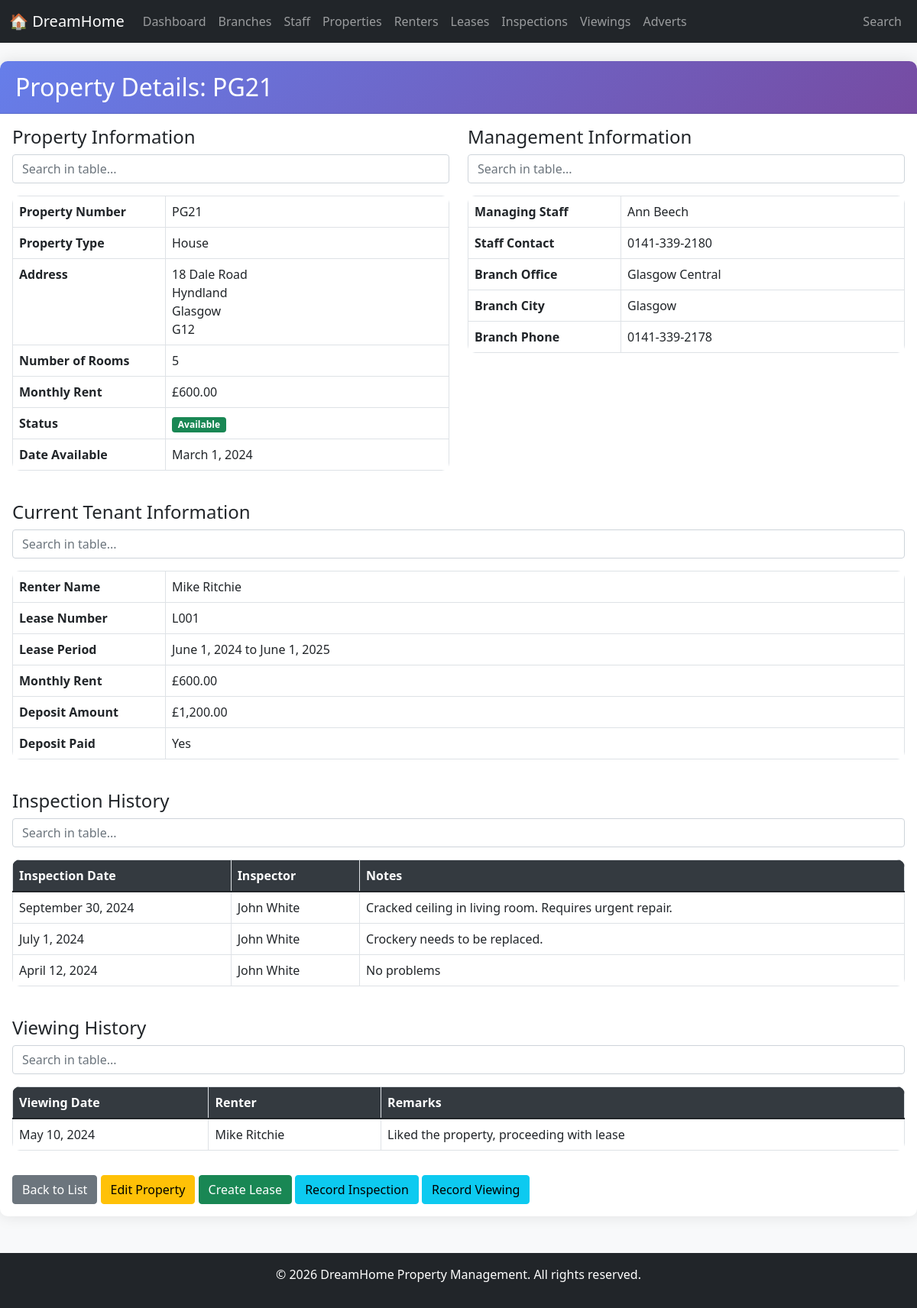
The page /pages/properties/view.php?property_no=PG21 on the database its author committed.
### tables this page shows
CREATE TABLE Property (
    PropertyNo VARCHAR(10) PRIMARY KEY,
    StreetName VARCHAR(100) NOT NULL,
    District VARCHAR(50),
    City VARCHAR(50) NOT NULL,
    PostCode VARCHAR(20),
    PropertyType VARCHAR(30),
    Rooms INT,
    RentAmount DECIMAL(10,2),
    StaffNo VARCHAR(10),
    BranchNo VARCHAR(10) NOT NULL,
    Status ENUM('Available','Rented','Withdrawn') DEFAULT 'Available',
    DateAvailable DATE,
    CONSTRAINT chk_rent CHECK (RentAmount > 0),
    CONSTRAINT chk_rooms CHECK (Rooms > 0),
    FOREIGN KEY (StaffNo) REFERENCES Staff(StaffNo)
        ON UPDATE CASCADE ON DELETE SET NULL,
    FOREIGN KEY (BranchNo) REFERENCES Branch(BranchNo)
        ON UPDATE CASCADE ON DELETE RESTRICT
);

CREATE TABLE Staff (
    StaffNo VARCHAR(10) PRIMARY KEY,
    FName VARCHAR(50) NOT NULL,
    LName VARCHAR(50) NOT NULL,
    Address VARCHAR(200),
    Phone VARCHAR(20),
    Email VARCHAR(100),
    Gender CHAR(1),
    BirthDate DATE,
    NationalID VARCHAR(20),
    JobTitle VARCHAR(50) NOT NULL,
    Salary DECIMAL(10,2) NOT NULL,
    HireDate DATE NOT NULL,
    BranchNo VARCHAR(10) NOT NULL,
    CONSTRAINT chk_salary CHECK (Salary > 0),
    FOREIGN KEY (BranchNo) REFERENCES Branch(BranchNo)
        ON UPDATE CASCADE ON DELETE RESTRICT
);

CREATE TABLE Branch (
    BranchNo VARCHAR(10) PRIMARY KEY,
    BranchName VARCHAR(100) NOT NULL,
    Street VARCHAR(100),
    Area VARCHAR(100),
    City VARCHAR(100) NOT NULL,
    PostCode VARCHAR(20),
    ContactNo VARCHAR(20),
    Email VARCHAR(100)
);

CREATE TABLE Lease (
    LeaseNo VARCHAR(10) PRIMARY KEY,
    PropertyNo VARCHAR(10) NOT NULL,
    RenterNo VARCHAR(10) NOT NULL,
    StaffNo VARCHAR(10),
    Rent DECIMAL(10,2) NOT NULL,
    DepositAmount DECIMAL(10,2),
    IsDepositPaid BOOLEAN DEFAULT FALSE,
    StartDate DATE NOT NULL,
    EndDate DATE NOT NULL,
    LeaseDuration INT,
    PaymentMethod VARCHAR(50),
    Status ENUM('Active','Expired','Terminated') DEFAULT 'Active',
    CONSTRAINT chk_lease_dates CHECK (EndDate > StartDate),
    FOREIGN KEY (PropertyNo) REFERENCES Property(PropertyNo)
        ON UPDATE CASCADE ON DELETE RESTRICT,
    FOREIGN KEY (RenterNo) REFERENCES Renter(RenterNo)
        ON UPDATE CASCADE ON DELETE RESTRICT,
    FOREIGN KEY (StaffNo) REFERENCES Staff(StaffNo)
        ON UPDATE CASCADE ON DELETE SET NULL
);

CREATE TABLE Inspection (
    InspectionID INT AUTO_INCREMENT PRIMARY KEY,
    PropertyNo VARCHAR(10) NOT NULL,
    StaffNo VARCHAR(10) NOT NULL,
    InspectDate DATE NOT NULL,
    Notes TEXT,
    FOREIGN KEY (PropertyNo) REFERENCES Property(PropertyNo)
        ON UPDATE CASCADE ON DELETE CASCADE,
    FOREIGN KEY (StaffNo) REFERENCES Staff(StaffNo)
        ON UPDATE CASCADE ON DELETE RESTRICT
);

CREATE TABLE Viewing (
    ViewingID INT AUTO_INCREMENT PRIMARY KEY,
    PropertyNo VARCHAR(10) NOT NULL,
    RenterNo VARCHAR(10) NOT NULL,
    ViewDate DATE NOT NULL,
    Remarks TEXT,
    FOREIGN KEY (PropertyNo) REFERENCES Property(PropertyNo)
        ON UPDATE CASCADE ON DELETE CASCADE,
    FOREIGN KEY (RenterNo) REFERENCES Renter(RenterNo)
        ON UPDATE CASCADE ON DELETE CASCADE
);

### config/database.php (called while the page is built, shortened)
<?php
function formatDate($dateString) {
    $timestamp = strtotime($dateString);
    return date('F j, Y', $timestamp);
}
function formatMoney($amount) {
    return '£' . number_format((float)$amount, 2);
}
?>

### pages/properties/view.php (the view, shortened to what this page needs)
<?php
include '../../includes/header.php';
$database = new Database();
$db = $database->getConnection();
$property_no = $_GET['property_no'];
$sql = "SELECT p.*,
        CONCAT(s.FName, ' ', s.LName) as manager_name, s.Phone as manager_phone,
        b.BranchName as branch_name, b.City as branch_city, b.ContactNo as branch_phone
        FROM Property p
        LEFT JOIN Staff s ON p.StaffNo = s.StaffNo
        LEFT JOIN Branch b ON p.BranchNo = b.BranchNo
        WHERE p.PropertyNo = :property_no";
$stmt = $db->prepare($sql);
$stmt->bindParam(':property_no', $property_no);
$stmt->execute();
$property = $stmt->fetch(PDO::FETCH_ASSOC);
$lease_sql = "SELECT l.*, CONCAT(r.FName, ' ', r.LName) as renter_name
              FROM Lease l
              LEFT JOIN Renter r ON l.RenterNo = r.RenterNo
              WHERE l.PropertyNo = :property_no AND l.Status = 'Active'
              ORDER BY l.StartDate DESC LIMIT 1";
$lease_stmt = $db->prepare($lease_sql);
$lease_stmt->bindParam(':property_no', $property_no);
$lease_stmt->execute();
$current_lease = $lease_stmt->fetch(PDO::FETCH_ASSOC);
$inspection_sql = "SELECT i.*, CONCAT(s.FName, ' ', s.LName) as inspector_name
                   FROM Inspection i
                   JOIN Staff s ON i.StaffNo = s.StaffNo
                   WHERE i.PropertyNo = :property_no
                   ORDER BY i.InspectDate DESC";
$inspection_stmt = $db->prepare($inspection_sql);
$inspection_stmt->bindParam(':property_no', $property_no);
$inspection_stmt->execute();
$inspections = $inspection_stmt->fetchAll(PDO::FETCH_ASSOC);
$viewing_sql = "SELECT v.*, CONCAT(r.FName, ' ', r.LName) as renter_name
                FROM Viewing v
                JOIN Renter r ON v.RenterNo = r.RenterNo
                WHERE v.PropertyNo = :property_no
                ORDER BY v.ViewDate DESC";
$viewing_stmt = $db->prepare($viewing_sql);
$viewing_stmt->bindParam(':property_no', $property_no);
$viewing_stmt->execute();
$viewings = $viewing_stmt->fetchAll(PDO::FETCH_ASSOC);
?>
<div class="card">
    <div class="card-header">
        <h2 class="mb-0">Property Details: <?php echo $property['PropertyNo']; ?></h2>
    </div>
    <div class="card-body">
        <div class="row">
            <div class="col-md-6">
                <h4>Property Information</h4>
                <table class="table table-bordered">
                    <tr><th width="200">Property Number</th><td><?php echo $property['PropertyNo']; ?></td></tr>
                    <tr><th>Property Type</th><td><?php echo $property['PropertyType']; ?></td></tr>
                    <tr><th>Address</th><td>
                        <?php echo $property['StreetName']; ?><br>
                        <?php if ($property['District']): echo $property['District'] . '<br>'; endif; ?>
                        <?php echo $property['City']; ?><br>
                        <?php echo $property['PostCode']; ?>
                    </td></tr>
                    <tr><th>Number of Rooms</th><td><?php echo $property['Rooms']; ?></td></tr>
                    <tr><th>Monthly Rent</th><td><?php echo formatMoney($property['RentAmount']); ?></td></tr>
                    <tr><th>Status</th><td>
                        <?php if ($property['Status'] == 'Available'): ?>
                            <span class="badge bg-success">Available</span>
                        <?php elseif ($property['Status'] == 'Rented'): ?>
                            <span class="badge bg-warning">Rented</span>
                        <?php else: ?>
                            <span class="badge bg-secondary">Withdrawn</span>
                        <?php endif; ?>
                    </td></tr>
                    <?php if ($property['DateAvailable']): ?>
                    <tr><th>Date Available</th><td><?php echo formatDate($property['DateAvailable']); ?></td></tr>
                    <?php endif; ?>
                </table>
            </div>
            <div class="col-md-6">
                <h4>Management Information</h4>
                <table class="table table-bordered">
                    <tr><th width="200">Managing Staff</th><td><?php echo $property['manager_name'] ?: 'Not Assigned'; ?></td></tr>
                    <tr><th>Staff Contact</th><td><?php echo $property['manager_phone'] ?: 'N/A'; ?></td></tr>
                    <tr><th>Branch Office</th><td><?php echo $property['branch_name']; ?></td></tr>
                    <tr><th>Branch City</th><td><?php echo $property['branch_city']; ?></td></tr>
                    <tr><th>Branch Phone</th><td><?php echo $property['branch_phone']; ?></td></tr>
                </table>
            </div>
        </div>
        <?php if ($current_lease): ?>
        <div class="row mt-4">
            <div class="col-12">
                <h4>Current Tenant Information</h4>
                <table class="table table-bordered">
                    <tr><th width="200">Renter Name</th><td><?php echo $current_lease['renter_name']; ?></td></tr>
                    <tr><th>Lease Number</th><td><?php echo $current_lease['LeaseNo']; ?></td></tr>
                    <tr><th>Lease Period</th><td><?php echo formatDate($current_lease['StartDate']); ?> to <?php echo formatDate($current_lease['EndDate']); ?></td></tr>
                    <tr><th>Monthly Rent</th><td><?php echo formatMoney($current_lease['Rent']); ?></td></tr>
                    <tr><th>Deposit Amount</th><td><?php echo formatMoney($current_lease['DepositAmount']); ?></td></tr>
                    <tr><th>Deposit Paid</th><td><?php echo $current_lease['IsDepositPaid'] ? 'Yes' : 'No'; ?></td></tr>
                </table>
            </div>
        </div>
        <?php endif; ?>
        <?php if (count($inspections) > 0): ?>
        <div class="row mt-4">
            <div class="col-12">
                <h4>Inspection History</h4>
                <table class="table table-bordered">
                    <thead>
                        <tr><th>Inspection Date</th><th>Inspector</th><th>Notes</th> </thead>
                    <tbody>
                        <?php foreach ($inspections as $inspection): ?>
                        <tr>
                            <td><?php echo formatDate($inspection['InspectDate']); ?></td>
                            <td><?php echo $inspection['inspector_name']; ?></td>
                            <td><?php echo nl2br($inspection['Notes']); ?></td>
                        </tr>
                        <?php endforeach; ?>
                    </tbody>
                </table>
            </div>
        </div>
        <?php endif; ?>
        <?php if (count($viewings) > 0): ?>
        <div class="row mt-4">
            <div class="col-12">
                <h4>Viewing History</h4>
                <table class="table table-bordered">
                    <thead>
                        <tr><th>Viewing Date</th><th>Renter</th><th>Remarks</th> </thead>
                    <tbody>
                        <?php foreach ($viewings as $viewing): ?>
                        <tr>
                            <td><?php echo formatDate($viewing['ViewDate']); ?></td>
                            <td><?php echo $viewing['renter_name']; ?></td>
                            <td><?php echo nl2br($viewing['Remarks']); ?></td>
                        </tr>
                        <?php endforeach; ?>
                    </tbody>
                </table>
            </div>
        </div>
        <?php endif; ?>
        <div class="mt-3">
            <a href="index.php" class="btn btn-secondary">Back to List</a>
            <a href="edit.php?property_no=<?php echo $property['PropertyNo']; ?>" class="btn btn-warning">Edit Property</a>
            <?php if ($property['Status'] == 'Available'): ?>
            <a href="../leases/add.php?property_no=<?php echo $property['PropertyNo']; ?>" class="btn btn-success">Create Lease</a>
            <?php endif; ?>
            <a href="../inspections/add.php?property_no=<?php echo $property['PropertyNo']; ?>" class="btn btn-info">Record Inspection</a>
            <a href="../viewings/add.php?property_no=<?php echo $property['PropertyNo']; ?>" class="btn btn-info">Record Viewing</a>
        </div>
    </div>
</div>
<?php include '../../includes/footer.php'; ?>

### css/style.css (style rules this page uses)
body { background-color: #f8f9fa; font-family: 'Segoe UI', Tahoma, Geneva, Verdana, sans-serif; }
.card { border: none; border-radius: 10px; box-shadow: 0 0 20px rgba(0,0,0,0.1); margin-bottom: 20px; }
.card-header { background: linear-gradient(135deg, #667eea 0%, #764ba2 100%); color: white; border-radius: 10px 10px 0 0 !important; padding: 15px 20px; }
.table { background-color: white; border-radius: 10px; overflow: hidden; }
.table thead { background-color: #343a40; color: white; }

### rows shown on the page
property: PropertyNo "PG21", PropertyType "House", StreetName "18 Dale Road", District "Hyndland", City "Glasgow", PostCode "G12", Rooms "5", RentAmount "£600.00", DateAvailable "March 1, 2024", StaffNo.Phone "0141-339-2180", BranchNo.BranchName "Glasgow Central", BranchNo.City "Glasgow", BranchNo.ContactNo "0141-339-2178"
lease: LeaseNo "L001", StartDate "June 1, 2024", EndDate "June 1, 2025", Rent "£600.00", DepositAmount "£1,200.00"
inspection: InspectDate "September 30, 2024", inspector_name "John White", Notes "Cracked ceiling in living room. Requires urgent repair."
inspection: InspectDate "July 1, 2024", inspector_name "John White", Notes "Crockery needs to be replaced."
inspection: InspectDate "April 12, 2024", inspector_name "John White", Notes "No problems"
viewing: ViewDate "May 10, 2024", renter_name "Mike Ritchie", Remarks "Liked the property, proceeding with lease"

### other values the page prints
$property['manager_name'] ?: 'Not Assigned' "Ann Beech"
$current_lease['renter_name'] "Mike Ritchie"
